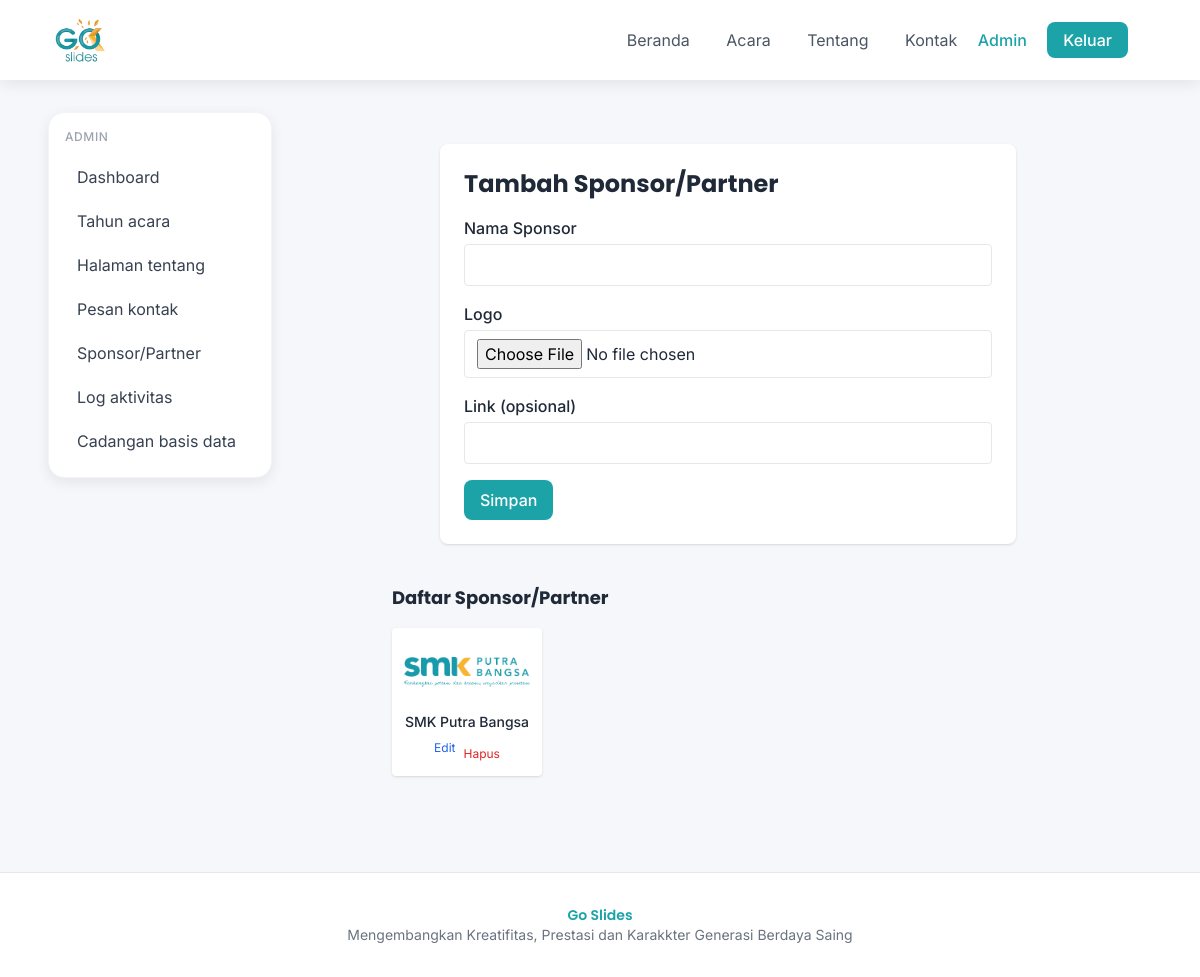
The page /admin/sponsor (signed in) on the database its author committed.
### app/models/sponsor.py (models this page shows, shortened)
class Sponsor(db.Model):
    __tablename__ = 'sponsors'
    id = db.Column(db.Integer, primary_key=True)
    name = db.Column(db.String(128), nullable=False)
    logo = db.Column(db.String(255), nullable=False)  # path to image file
    link = db.Column(db.String(255), nullable=True)
    year_id = db.Column(db.Integer, db.ForeignKey('years.id', ondelete='CASCADE'), nullable=False)
    created_at = db.Column(db.DateTime, server_default=db.func.now())

### app/models/__init__.py (models this page shows, shortened)
class Year(db.Model):
    __tablename__ = "years"
    id = db.Column(db.Integer, primary_key=True)
    name = db.Column(db.String(64), nullable=False)
    theme = db.Column(db.String(255), nullable=True)
    active = db.Column(db.Boolean, nullable=False, default=False)
    created_at = db.Column(db.DateTime, server_default=db.func.now())
    activities = db.relationship("Activity", backref="year", lazy="dynamic", cascade="all, delete-orphan")

### app/routes/admin.py (the view, shortened to what this page needs)
@admin_bp.route("/sponsor", methods=["GET", "POST"])
@login_required
@super_admin_required
def sponsor_list():
    years = get_all_years()
    active_year = next((y for y in years if y.active), None)
    sponsors = SponsorService.get_all(year_id=active_year.id) if active_year else []
    form = SponsorForm()
    return render_template("admin/sponsor_list.html", sponsors=sponsors, form=form, active_year=active_year)

### app/routes/admin.py
class SponsorForm(FlaskForm):
    name = StringField("Nama Sponsor", validators=[DataRequired()])
    logo = FileField("Logo", validators=[FileAllowed(["jpg", "jpeg", "png", "gif", "webp"], "Image only!")])
    link = StringField("Link (opsional)")
    submit = SubmitField("Simpan")

### app/models/__init__.py (called while the page is built)
    @property
    def is_super_admin(self):
        return self.role == ROLE_SUPER_ADMIN

### app/services/sponsor_service.py (called while the page is built)
    @staticmethod
    def get_all(year_id=None):
        q = Sponsor.query
        if year_id:
            q = q.filter_by(year_id=year_id)
        return q.order_by(Sponsor.created_at.desc()).all()

### app/services/year_service.py (called while the page is built)
def get_all_years():
    return Year.query.order_by(Year.created_at.desc()).all()

### app/templates/admin/sponsor_list.html (shortened to what this page needs)
{% extends 'admin/base_admin.html' %}
{% block admin_content %}
<div class="max-w-xl mx-auto bg-white rounded-lg shadow p-6 mt-8">
  <h2 class="font-heading text-2xl font-bold mb-4">Tambah Sponsor/Partner</h2>
  <form method="POST" enctype="multipart/form-data">
    <div class="mb-4">
      {{ form.name.label(class_="block font-medium mb-1") }}
      {{ form.name(class_="w-full border rounded px-3 py-2 focus:outline-none focus:ring-2 focus:ring-primary") }}
    </div>
    <div class="mb-4">
      {{ form.logo.label(class_="block font-medium mb-1") }}
      {{ form.logo(class_="w-full border rounded px-3 py-2 focus:outline-none focus:ring-2 focus:ring-primary") }}
    </div>
    <div class="mb-4">
      {{ form.link.label(class_="block font-medium mb-1") }}
      {{ form.link(class_="w-full border rounded px-3 py-2 focus:outline-none focus:ring-2 focus:ring-primary") }}
    </div>
    <div>
      {{ form.submit(class_="bg-primary text-white px-4 py-2 rounded-lg font-medium hover:opacity-90") }}
    </div>
  </form>
</div>
<div class="max-w-2xl mx-auto mt-10">
  <h3 class="font-heading text-lg font-bold mb-4">Daftar Sponsor/Partner</h3>
  <div class="grid grid-cols-2 md:grid-cols-4 gap-6">
    {% for s in sponsors %}
    <div class="bg-white rounded shadow p-3 flex flex-col items-center">
      <img src="{{ url_for('public.serve_sponsor_logo', filename=s.logo) }}" alt="{{ s.name }}" class="h-16 object-contain mb-2">
      <div class="font-medium text-sm text-center">{{ s.name }}</div>
      <div class="flex gap-2 mt-2">
        <a href="{{ url_for('admin.sponsor_edit', sponsor_id=s.id) }}" class="text-xs text-blue-600 hover:underline">Edit</a>
        <form method="POST" action="{{ url_for('admin.sponsor_delete', sponsor_id=s.id) }}" onsubmit="return confirm('Hapus sponsor ini?')">
          <button type="submit" class="text-xs text-red-600 hover:underline">Hapus</button>
        </form>
      </div>
    </div>
    {% endfor %}
  </div>
</div>
{% endblock %}

### app/templates/base.html (shortened to what this page needs)
<!DOCTYPE html>
<html lang="id">
<head>
  <script src="https://cdn.tailwindcss.com"></script>
</head>
<body class="min-h-screen bg-bg text-gray-800 font-body antialiased">
  {% block nav %}
  <header class="bg-white shadow-soft sticky top-0 z-50">
    <nav class="max-w-6xl mx-auto px-4 sm:px-6 py-4 flex items-center justify-between">
      <a href="{{ url_for('public.index') }}" class="flex items-center gap-2 font-heading font-bold text-xl text-primary">
        <img src="{{ url_for('static', filename='logo.png') }}" alt="Go Slides" class="h-12 w-auto inline-block align-middle" loading="lazy">
      </a>
      <div id="mobileMenu" class="flex-col md:flex md:flex-row md:items-center gap-4 md:gap-8 absolute top-full left-0 right-0 w-full bg-white border-t shadow-soft p-4 md:relative md:top-auto md:left-auto md:right-auto md:w-auto md:bg-transparent md:border-0 md:shadow-none md:p-0 md:px-6 md:flex">
        <a href="{{ url_for('public.index') }}" class="{% if request.endpoint == 'public.index' %}nav-active{% else %}text-gray-600 hover:text-primary{% endif %} transition block md:inline mx-2 md:mx-4">Beranda</a>
        <a href="{{ url_for('public.events') }}" class="{% if request.endpoint == 'public.events' %}nav-active{% else %}text-gray-600 hover:text-primary{% endif %} transition block md:inline mx-2 md:mx-4">Acara</a>
        <a href="{{ url_for('public.about') }}" class="{% if request.endpoint == 'public.about' %}nav-active{% else %}text-gray-600 hover:text-primary{% endif %} transition block md:inline mx-2 md:mx-4">Tentang</a>
        <a href="{{ url_for('public.contact') }}" class="{% if request.endpoint == 'public.contact' %}nav-active{% else %}text-gray-600 hover:text-primary{% endif %} transition block md:inline mx-2 md:mx-4">Kontak</a>
        {% if current_user.is_authenticated %}
        <a href="{{ url_for('admin.dashboard') }}" class="{% if 'admin' in request.endpoint %}nav-active{% else %}text-gray-600 hover:text-primary{% endif %} font-medium transition block md:inline md:mr-2">Admin</a>
        <a href="{{ url_for('admin.logout') }}" class="bg-primary text-white px-4 py-2 rounded-lg font-medium hover:opacity-90 transition block text-center md:inline md:ml-2">Keluar</a>
        {% else %}
        <a href="{{ url_for('admin.login') }}" class="bg-primary text-white px-4 py-2 rounded-lg font-medium hover:opacity-90 transition block text-center md:inline">Masuk</a>
        {% endif %}
      </div>
    </nav>
  </header>
  {% endblock %}
  <main class="max-w-6xl mx-auto px-4 sm:px-6 py-8">
    {% block content %}{% endblock %}
  </main>
  <footer class="mt-16 border-t border-gray-200 bg-white py-8">
    <div class="max-w-6xl mx-auto px-4 sm:px-6 text-center text-gray-500 text-sm">
      <p class="font-heading font-semibold text-primary">Go Slides</p>
      <p>{{ active_year.theme if active_year else 'No Theme' }}</p>
    </div>
  </footer>
</body>
</html>

### app/templates/base.html (style rules this page uses)
body { font-family: 'Inter', sans-serif; }
h1, h2, h3, h4, .font-heading { font-family: 'Poppins', sans-serif; }
.nav-active { color: #1BA3A8; font-weight: 600; }
#mobileMenu:not(.hidden) { display: block; }

### rows shown on the page
Sponsor: logo (picture), name "SMK Putra Bangsa"
Year: theme "Mengembangkan Kreatifitas, Prestasi dan Karakkter Generasi Berdaya Saing"
